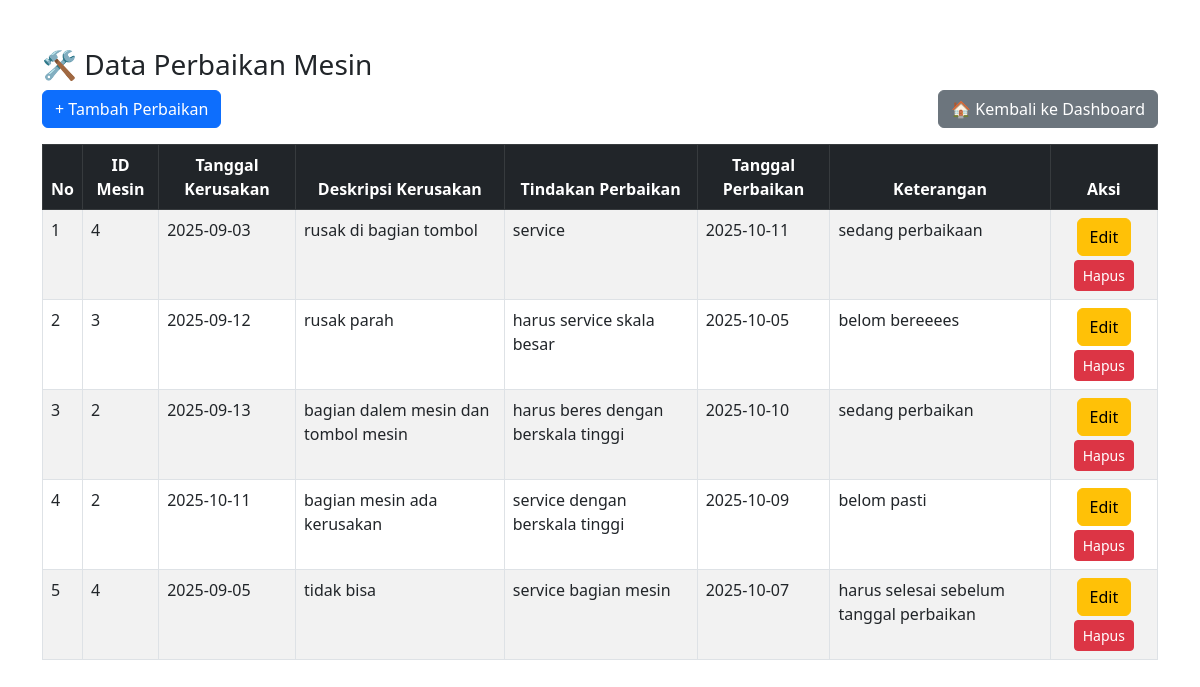
The page /perbaikan/index.php on the database its author committed.
### tables this page shows
CREATE TABLE `perbaikan` (
  `id` int(11) NOT NULL,
  `id_mesin` int(11) DEFAULT NULL,
  `tanggal_kerusakan` date DEFAULT NULL,
  `deskripsi_kerusakan` text DEFAULT NULL,
  `tindakan_perbaikan` text DEFAULT NULL,
  `tanggal_perbaikan` date DEFAULT NULL,
  `keterangan` text DEFAULT NULL
);

### perbaikan/index.php (the view, shortened to what this page needs)
<?php include '../koneksi.php'; ?>
<!DOCTYPE html>
<html>
<head>
    <link href="https://cdn.jsdelivr.net/npm/bootstrap@5.3.0/dist/css/bootstrap.min.css" rel="stylesheet">
</head>
<body class="container mt-5">
    <h3>🛠️ Data Perbaikan Mesin</h3>
    <div class="d-flex justify-content-between mb-3">
        <a href="tambah.php" class="btn btn-primary">+ Tambah Perbaikan</a>
        <a href="../dashboard.php" class="btn btn-secondary">🏠 Kembali ke Dashboard</a>
    </div>
    <table class="table table-bordered table-striped">
        <thead class="table-dark text-center">
            <tr>
                <th>No</th>
                <th>ID Mesin</th>
                <th>Tanggal Kerusakan</th>
                <th>Deskripsi Kerusakan</th>
                <th>Tindakan Perbaikan</th>
                <th>Tanggal Perbaikan</th>
                <th>Keterangan</th>
                <th>Aksi</th>
            </tr>
        </thead>
        <tbody>
        <?php
        $no = 1;
        $data = mysqli_query($conn, "SELECT * FROM perbaikan ORDER BY id DESC");
        while ($row = mysqli_fetch_assoc($data)) {
        ?>
            <tr>
                <td><?= $no++ ?></td>
                <td><?= $row['id_mesin'] ?></td>
                <td><?= $row['tanggal_kerusakan'] ?></td>
                <td><?= $row['deskripsi_kerusakan'] ?></td>
                <td><?= $row['tindakan_perbaikan'] ?></td>
                <td><?= $row['tanggal_perbaikan'] ?></td>
                <td><?= $row['keterangan'] ?></td>
                <td class="text-center">
                    <a href="edit.php?id=<?= $row['id'] ?>" class="btn btn-warning mb-1">Edit</a>
                    <a href="hapus.php?id=<?= $row['id'] ?>" onclick="return confirm('Yakin hapus data?')" class="btn btn-danger btn-sm">Hapus</a>
                </td>
            </tr>
        <?php } ?>
        </tbody>
    </table>
</body>
</html>

### rows shown on the page
perbaikan: id_mesin "4", tanggal_kerusakan "2025-09-03", deskripsi_kerusakan "rusak di bagian tombol", tindakan_perbaikan "service", tanggal_perbaikan "2025-10-11", keterangan "sedang perbaikaan"
perbaikan: id_mesin "3", tanggal_kerusakan "2025-09-12", deskripsi_kerusakan "rusak parah", tindakan_perbaikan "harus service skala besar", tanggal_perbaikan "2025-10-05", keterangan "belom bereeees"
perbaikan: id_mesin "2", tanggal_kerusakan "2025-09-13", deskripsi_kerusakan "bagian dalem mesin dan tombol mesin", tindakan_perbaikan "harus beres dengan berskala tinggi", tanggal_perbaikan "2025-10-10", keterangan "sedang perbaikan"
perbaikan: id_mesin "2", tanggal_kerusakan "2025-10-11", deskripsi_kerusakan "bagian mesin ada kerusakan", tindakan_perbaikan "service dengan berskala tinggi", tanggal_perbaikan "2025-10-09", keterangan "belom pasti"
perbaikan: id_mesin "4", tanggal_kerusakan "2025-09-05", deskripsi_kerusakan "tidak bisa", tindakan_perbaikan "service bagian mesin", tanggal_perbaikan "2025-10-07", keterangan "harus selesai sebelum tanggal perbaikan"
